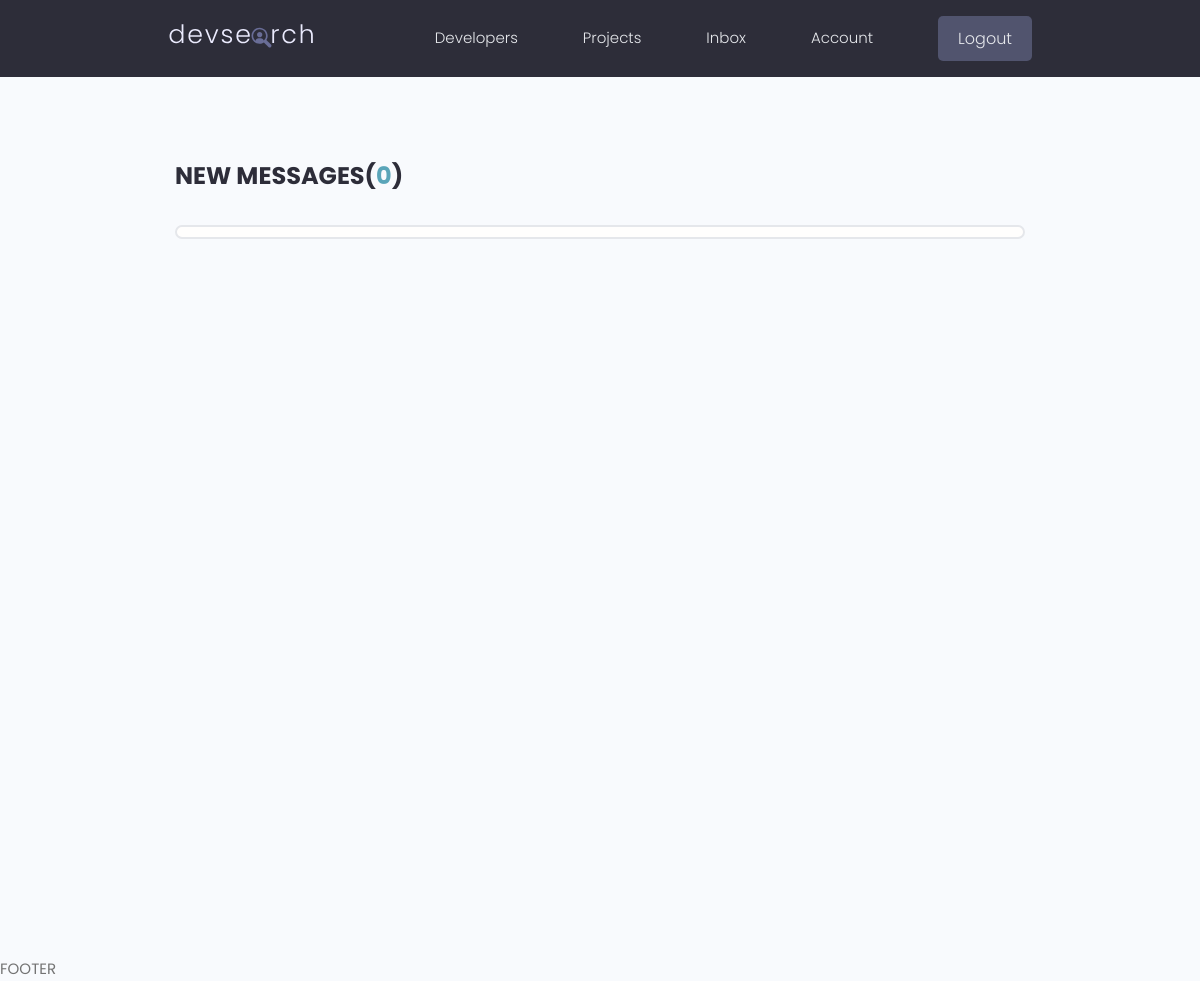
Page /inbox/ (signed in) on the earlier database version.
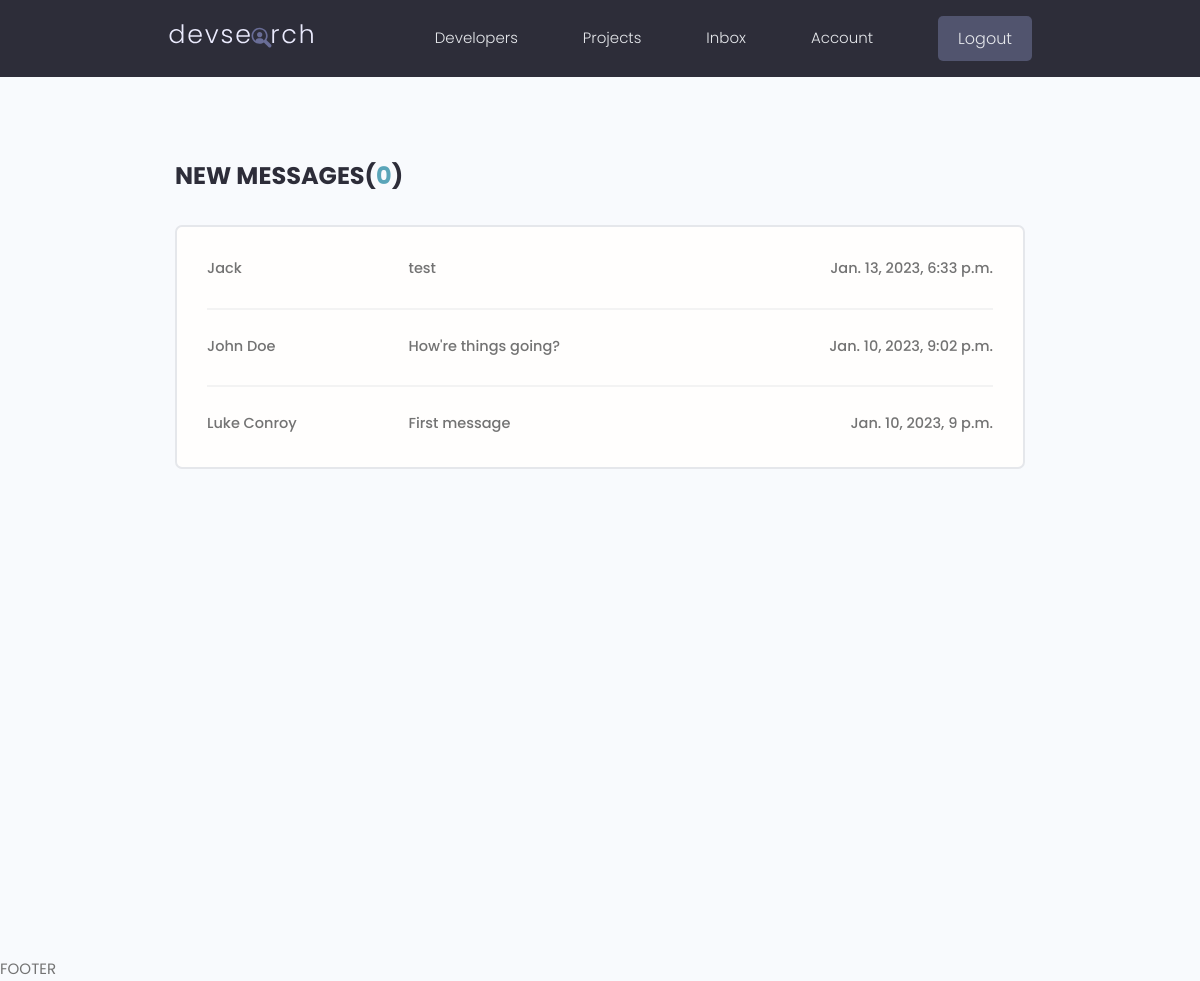
Same page on the later database version.
### users/models.py (models this page shows, shortened)
class Message(models.Model):
  sender = models.ForeignKey(Profile, on_delete=models.SET_NULL, null=True, blank=True)
  recipient = models.ForeignKey(Profile, on_delete=models.SET_NULL, null=True, blank=True, related_name='messages')
  name = models.CharField(max_length=200, null=True, blank=True)
  email = models.EmailField(max_length=200, null=True, blank=True)
  subject = models.CharField(max_length=200, null=True, blank=True)
  body = models.TextField()
  is_read = models.BooleanField(default=False, null=True)
  created = models.DateTimeField(auto_now_add=True)
  id = models.UUIDField(default=uuid.uuid4, unique=True, primary_key=True, editable=False)
  class Meta:
    ordering = ['is_read', '-created']

### users/views.py (the view)
# urls.py: path('inbox/', views.inbox, name='inbox'),
@login_required(login_url='login')
def inbox(request):
  profile = request.user.profile
  messageRequests = profile.messages.all()
  unreadCount = messageRequests.filter(is_read=False).count()
  context = {
    'messageRequests': messageRequests,
    'unreadCount': unreadCount
  }
  return render(request, 'users/inbox.html', context)

### users/templates/users/inbox.html
{% extends 'main.html' %}
{% block content %}
  <main class="inbox my-xl">
    <div class="content-box">
      <h3 class="inbox__title">New Messages(<span>{{ unreadCount }}</span>)</h3>
      <ul class="messages">
        {% for message in messageRequests %}
          {% if message.is_read == False %}
            <li class="message message--unread">
          {% else %}
            <li class="message">
          {% endif %}
            <a href="{% url 'message' message.id %}">
              <span class="message__author">{{ message.name }}</span>
              <span class="message__subject">{{ message.subject }}</span>
              <span class="message__date">{{ message.created }}</span>
            </a>
          </li>
        {% endfor %}
      </ul>
    </div>
  </main>
{% endblock content %}

Differences in the rows shown:
added Message: name "Jack", subject "test", created "Jan. 13, 2023, 6:33 p.m."
added Message: name "John Doe", subject "How're things going?", created "Jan. 10, 2023, 9:02 p.m."
added Message: name "Luke Conroy", subject "First message", created "Jan. 10, 2023, 9 p.m."
